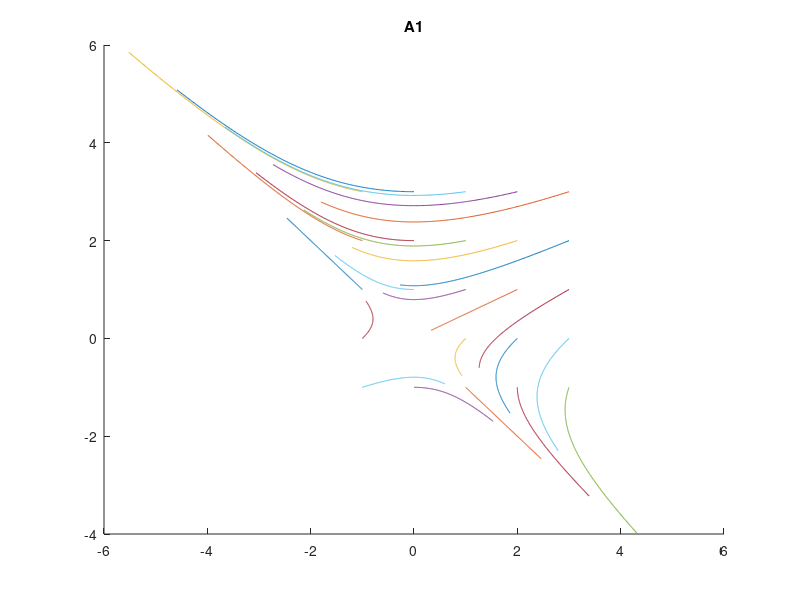
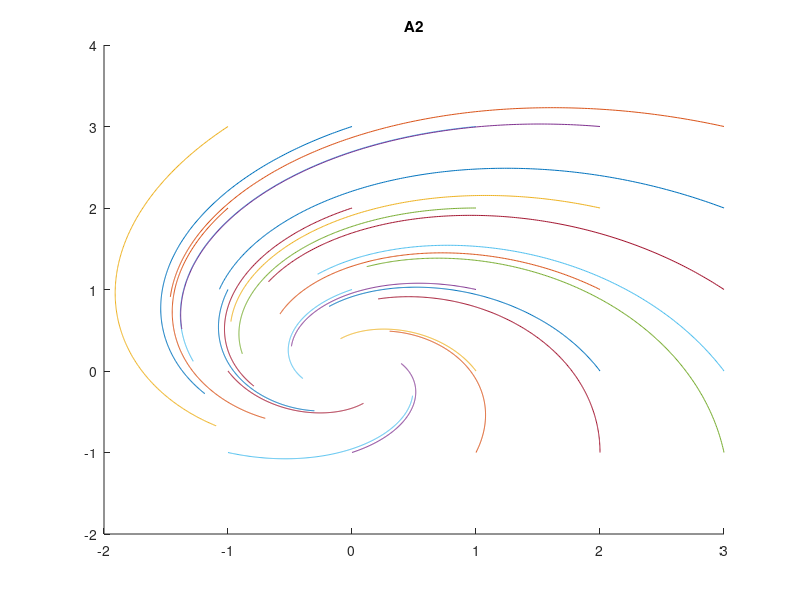
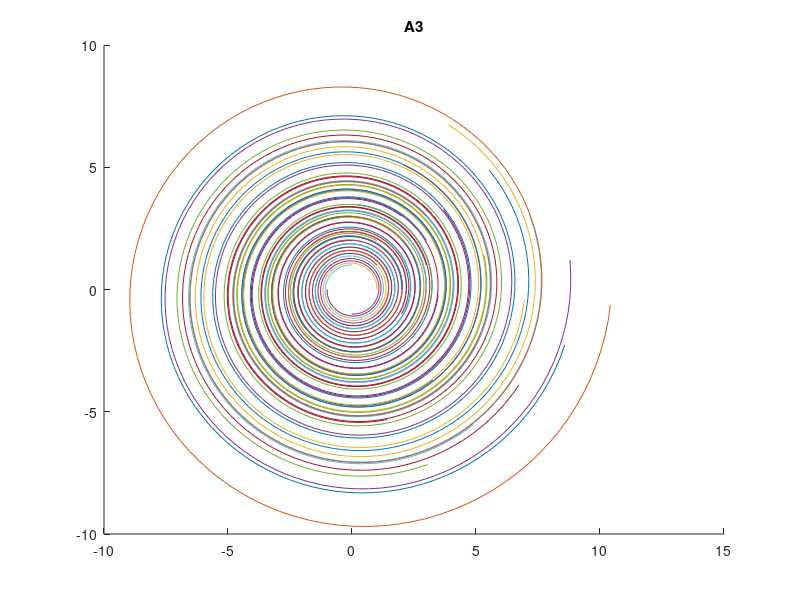

Recreate these plots in MATLAB, in order.
function witt_borowitz_sheet7

	A1 = [1, 2; 1, 0];
	A2 = [1, 2; -2, 1];
	A3 = [-1 20; -20, -1];

	a = 5
	for u0 = 1:a
		for u1 = 1:a
			initial_values(u0*a+u1,:)=[u0-2,u1-2];
		end
	end
	
	plot_trajectories(initial_values, A1, "A1");
	plot_trajectories(initial_values, A2, "A2");
	plot_trajectories(initial_values, A3, "A3");
end

function plot_trajectories(initial_values, A, figure_title)
	n = size(initial_values, 1)
	N = 300
	T = linspace(1,0.1,N);

	figure
	hold on
	for i = 1:n
		[ts, Y] = ode45(@(t, y) A*y, T, initial_values(i,:));
		plot(Y(:,1), Y(:,2));
	end
	title(figure_title)
	hold off
end
